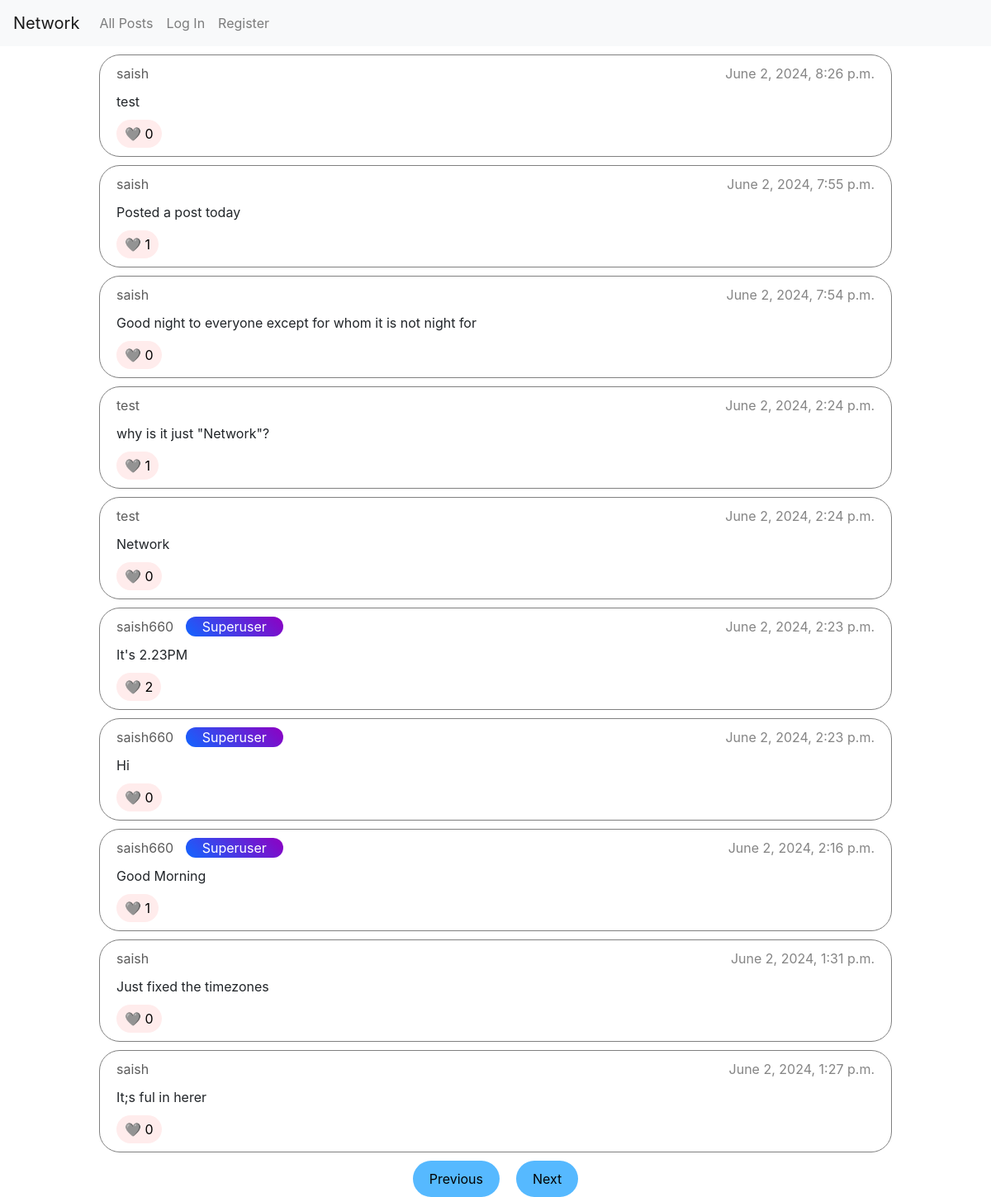
The app's page /posts?page_num=2 with its own data.
### network/models.py (models this page shows)
class Post(models.Model):
    message = models.CharField(max_length=128)
    user = models.ForeignKey(User, on_delete=models.CASCADE, related_name="posts")
    timestamp = models.DateTimeField()
    likes = models.ManyToManyField(User, blank=True, related_name="liked_posts")

class User(AbstractUser):
    followers = models.ManyToManyField('self', symmetrical=False, blank=True, related_name="following")

### network/views.py (the view)
# urls.py: path("posts", views.posts, name="all_posts"),
def posts(request):
    posts = Post.objects.order_by("-timestamp")
    return render(request, "network/posts.html", {
        "page": paginate(request, posts)
    })

### network/views.py (called while the page is built)
def paginate(request, posts):
    try:
        page_num = int(request.GET.get('page_num'))
    except:
        page_num = 1
    pages = Paginator(posts, 10)
    if page_num > pages.num_pages:
        return HttpResponse("404 Page Not Found", status=404)
    return pages.page(page_num)

### network/templates/network/posts.html (shortened to what this page needs)
{% extends 'network/layout.html' %}
{% block body %}
    {% for post in page %}
        <div class="post-card" data-id="{{ post.id }}">
            <div class="post-details">
                <div class="user-details-div">
                    <a class="username" href="{% url 'profile' post.user.username %}">{{ post.user.username }}</a>
                    {% if post.user.is_superuser %}
                        <span class="post-user-tag">Superuser</span>
                    {% endif %}
                </div>
                <div>
                    <span class="timestamp">{{ post.timestamp }}</span>
                </div>
            </div>
            <div class="post-message">{{ post.message }}</div>
            <div>
                <button class="like-button like-count">
                    {% if request.user in post.likes.all %}
                        ❤️
                    {% else %}
                        🩶
                    {% endif %}
                    {{ post.likes.all.count }}
                </button>
            </div>
        </div>
    {% empty %}
        <p>No posts yet</p>
    {% endfor %}
    <div class="pagination-buttons-div">
        {% if page.has_previous %}
            <a href="{% url 'all_posts' %}?page_num={{ page.previous_page_number }}" class="pagination-buttons">Previous</a>
        {% endif %}
        {% if page.has_next %}
            <a href="{% url 'all_posts' %}?page_num={{ page.next_page_number }}" class="pagination-buttons">Next</a>
        {% endif %}
    </div>
{% endblock %}

### network/static/network/styles.css (style rules this page uses)
* { margin: 0; padding: 0; box-sizing: border-box; }
body { font-size: 16px; }
.post-card { border: 1px solid grey; border-radius: 25px; width: 80%; margin: 10px auto; padding: 10px 20px; display: flex; flex-direction: column; }
.post-card .post-details { color: rgb(133, 133, 133); }
.post-card .username { color: rgb(92, 92, 92); margin: 0 10px 0 0; }
.post-user-tag { background: linear-gradient(45deg, rgb(18, 101, 255), rgb(142, 0, 194)); color: white; padding: 2px 20px; border-radius: 20px; }
.user-details-div { float: left; }
.post-card .timestamp { float: right; }
.post-message { margin: 10px 0; }
.like-button { display: inline-block; border: none; background: rgb(255, 236, 236); padding: 5px 10px; border-radius: 25px; }
.pagination-buttons-div { display: flex; justify-content: center; }
.pagination-buttons { text-decoration: none; background-color: rgb(86, 185, 255); color: black; padding: 10px 20px; border-radius: 25px; margin: 0 10px; }

### records on screen
Post: user.username "saish", timestamp "June 2, 2024, 8:26 p.m.", message "test", likes.all.count "0"
Post: user.username "saish", timestamp "June 2, 2024, 7:55 p.m.", message "Posted a post today", likes.all.count "1"
Post: user.username "saish", timestamp "June 2, 2024, 7:54 p.m.", message "Good night to everyone except for whom it is not night for", likes.all.count "0"
Post: user.username "test", timestamp "June 2, 2024, 2:24 p.m.", message "why is it just \"Network\"?", likes.all.count "1"
Post: user.username "test", timestamp "June 2, 2024, 2:24 p.m.", message "Network", likes.all.count "0"
Post: user.username "saish660", shows "Superuser", timestamp "June 2, 2024, 2:23 p.m.", message "It's 2.23PM", likes.all.count "2"
Post: user.username "saish660", shows "Superuser", timestamp "June 2, 2024, 2:23 p.m.", message "Hi", likes.all.count "0"
Post: user.username "saish660", shows "Superuser", timestamp "June 2, 2024, 2:16 p.m.", message "Good Morning", likes.all.count "1"
Post: user.username "saish", timestamp "June 2, 2024, 1:31 p.m.", message "Just fixed the timezones", likes.all.count "0"
Post: user.username "saish", timestamp "June 2, 2024, 1:27 p.m.", message "It;s ful in herer", likes.all.count "0"
